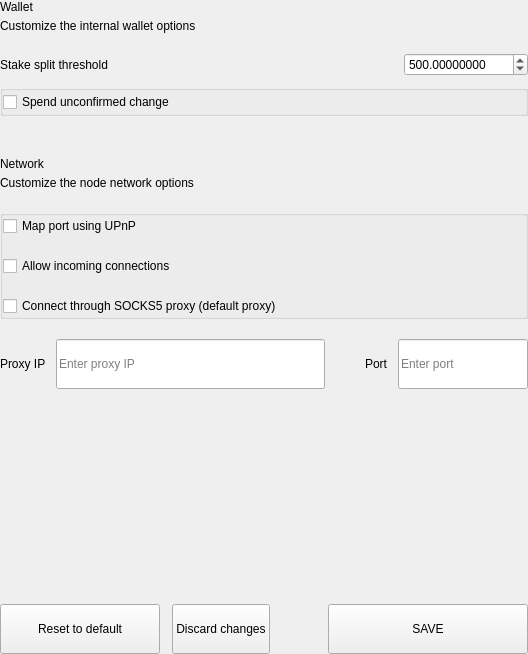
<?xml version="1.0" encoding="UTF-8"?>
<ui version="4.0">
 <class>SettingsWalletOptionsWidget</class>
 <widget class="QWidget" name="SettingsWalletOptionsWidget">
  <property name="geometry">
   <rect>
    <x>0</x>
    <y>0</y>
    <width>528</width>
    <height>654</height>
   </rect>
  </property>
  <property name="windowTitle">
   <string>Form</string>
  </property>
  <layout class="QVBoxLayout" name="verticalLayout">
   <property name="spacing">
    <number>0</number>
   </property>
   <property name="leftMargin">
    <number>0</number>
   </property>
   <property name="topMargin">
    <number>0</number>
   </property>
   <property name="rightMargin">
    <number>0</number>
   </property>
   <property name="bottomMargin">
    <number>0</number>
   </property>
   <item>
    <widget class="QWidget" name="left" native="true">
     <layout class="QVBoxLayout" name="verticalLayout_1">
      <property name="leftMargin">
       <number>0</number>
      </property>
      <property name="topMargin">
       <number>0</number>
      </property>
      <property name="rightMargin">
       <number>0</number>
      </property>
      <property name="bottomMargin">
       <number>0</number>
      </property>
      <item>
       <layout class="QVBoxLayout" name="verticalLayout_2">
        <property name="spacing">
         <number>0</number>
        </property>
        <item>
         <layout class="QHBoxLayout" name="horizontalLayout">
          <property name="spacing">
           <number>0</number>
          </property>
          <item>
           <layout class="QVBoxLayout" name="verticalLayoutTitle">
            <property name="spacing">
             <number>5</number>
            </property>
            <item>
             <widget class="QLabel" name="labelTitle">
              <property name="text">
               <string>Wallet</string>
              </property>
             </widget>
            </item>
            <item>
             <widget class="QLabel" name="labelSubtitle1">
              <property name="text">
               <string>Customize the internal wallet options</string>
              </property>
              <property name="wordWrap">
               <bool>true</bool>
              </property>
             </widget>
            </item>
           </layout>
          </item>
         </layout>
        </item>
        <item>
         <spacer name="verticalSpacer">
          <property name="orientation">
           <enum>Qt::Vertical</enum>
          </property>
          <property name="sizeType">
           <enum>QSizePolicy::Fixed</enum>
          </property>
          <property name="sizeHint" stdset="0">
           <size>
            <width>20</width>
            <height>20</height>
           </size>
          </property>
         </spacer>
        </item>
        <item>
         <layout class="QHBoxLayout" name="horizontalLayout_1">
          <property name="bottomMargin">
           <number>9</number>
          </property>
          <item>
           <widget class="QLabel" name="labelTitleStake">
            <property name="text">
             <string>Stake split threshold</string>
            </property>
           </widget>
          </item>
          <item>
           <spacer name="horizontalSpacer">
            <property name="orientation">
             <enum>Qt::Horizontal</enum>
            </property>
            <property name="sizeHint" stdset="0">
             <size>
              <width>40</width>
              <height>20</height>
             </size>
            </property>
           </spacer>
          </item>
          <item>
           <widget class="QDoubleSpinBox" name="spinBoxStakeSplitThreshold">
            <property name="decimals">
             <number>8</number>
            </property>
            <property name="minimum">
             <double>0.000000000000000</double>
            </property>
            <property name="maximum">
             <double>999999.000000000000000</double>
            </property>
            <property name="value">
             <double>500.000000000000000</double>
            </property>
           </widget>
          </item>
         </layout>
        </item>
        <item>
         <widget class="QGroupBox" name="groupBox">
          <property name="title">
           <string/>
          </property>
          <layout class="QVBoxLayout" name="verticalLayout_3">
           <property name="spacing">
            <number>20</number>
           </property>
           <property name="leftMargin">
            <number>0</number>
           </property>
           <property name="topMargin">
            <number>0</number>
           </property>
           <property name="rightMargin">
            <number>0</number>
           </property>
           <property name="bottomMargin">
            <number>0</number>
           </property>
           <item>
            <widget class="QCheckBox" name="radioButtonSpend">
             <property name="text">
              <string>Spend unconfirmed change</string>
             </property>
            </widget>
           </item>
          </layout>
         </widget>
        </item>
        <item>
         <spacer name="verticalSpacer_1">
          <property name="orientation">
           <enum>Qt::Vertical</enum>
          </property>
          <property name="sizeType">
           <enum>QSizePolicy::Fixed</enum>
          </property>
          <property name="sizeHint" stdset="0">
           <size>
            <width>20</width>
            <height>20</height>
           </size>
          </property>
         </spacer>
        </item>
        <item>
         <widget class="QLabel" name="labelDivider">
          <property name="minimumSize">
           <size>
            <width>0</width>
            <height>1</height>
           </size>
          </property>
          <property name="maximumSize">
           <size>
            <width>16777215</width>
            <height>1</height>
           </size>
          </property>
          <property name="text">
           <string/>
          </property>
         </widget>
        </item>
        <item>
         <spacer name="verticalSpacer_2">
          <property name="orientation">
           <enum>Qt::Vertical</enum>
          </property>
          <property name="sizeType">
           <enum>QSizePolicy::Fixed</enum>
          </property>
          <property name="sizeHint" stdset="0">
           <size>
            <width>20</width>
            <height>20</height>
           </size>
          </property>
         </spacer>
        </item>
        <item>
         <layout class="QHBoxLayout" name="horizontalLayout_2">
          <property name="spacing">
           <number>0</number>
          </property>
          <item>
           <layout class="QVBoxLayout" name="verticalLayoutTitle_1">
            <property name="spacing">
             <number>5</number>
            </property>
            <item>
             <widget class="QLabel" name="labelTitleNetwork">
              <property name="text">
               <string>Network</string>
              </property>
             </widget>
            </item>
            <item>
             <widget class="QLabel" name="labelSubtitleNetwork">
              <property name="text">
               <string>Customize the node network options</string>
              </property>
              <property name="wordWrap">
               <bool>true</bool>
              </property>
             </widget>
            </item>
           </layout>
          </item>
         </layout>
        </item>
        <item>
         <spacer name="verticalSpacer_3">
          <property name="orientation">
           <enum>Qt::Vertical</enum>
          </property>
          <property name="sizeType">
           <enum>QSizePolicy::Fixed</enum>
          </property>
          <property name="sizeHint" stdset="0">
           <size>
            <width>20</width>
            <height>20</height>
           </size>
          </property>
         </spacer>
        </item>
        <item>
         <widget class="QGroupBox" name="groupBox_1">
          <property name="title">
           <string/>
          </property>
          <layout class="QVBoxLayout" name="verticalLayout_4">
           <property name="spacing">
            <number>20</number>
           </property>
           <property name="leftMargin">
            <number>0</number>
           </property>
           <property name="topMargin">
            <number>0</number>
           </property>
           <property name="rightMargin">
            <number>0</number>
           </property>
           <property name="bottomMargin">
            <number>0</number>
           </property>
           <item>
            <widget class="QCheckBox" name="checkBoxMap">
             <property name="text">
              <string>Map port using UPnP</string>
             </property>
            </widget>
           </item>
           <item>
            <widget class="QCheckBox" name="checkBoxAllow">
             <property name="text">
              <string>Allow incoming connections</string>
             </property>
            </widget>
           </item>
           <item>
            <widget class="QCheckBox" name="checkBoxConnect">
             <property name="text">
              <string>Connect through SOCKS5 proxy (default proxy)</string>
             </property>
            </widget>
           </item>
          </layout>
         </widget>
        </item>
        <item>
         <spacer name="verticalSpacer_4">
          <property name="orientation">
           <enum>Qt::Vertical</enum>
          </property>
          <property name="sizeType">
           <enum>QSizePolicy::Fixed</enum>
          </property>
          <property name="sizeHint" stdset="0">
           <size>
            <width>20</width>
            <height>20</height>
           </size>
          </property>
         </spacer>
        </item>
        <item>
         <layout class="QHBoxLayout" name="horizontalLayout_3" stretch="2,0,1">
          <property name="spacing">
           <number>0</number>
          </property>
          <item>
           <layout class="QHBoxLayout" name="horizontalLayout_4">
            <property name="spacing">
             <number>10</number>
            </property>
            <item>
             <widget class="QLabel" name="labelSubtitleProxy">
              <property name="text">
               <string>Proxy IP</string>
              </property>
             </widget>
            </item>
            <item>
             <widget class="QLineEdit" name="lineEditProxy">
              <property name="minimumSize">
               <size>
                <width>0</width>
                <height>50</height>
               </size>
              </property>
              <property name="maximumSize">
               <size>
                <width>16777215</width>
                <height>50</height>
               </size>
              </property>
              <property name="placeholderText">
               <string>Enter proxy IP</string>
              </property>
             </widget>
            </item>
           </layout>
          </item>
          <item>
           <spacer name="horizontalSpacer_1">
            <property name="orientation">
             <enum>Qt::Horizontal</enum>
            </property>
            <property name="sizeHint" stdset="0">
             <size>
              <width>40</width>
              <height>20</height>
             </size>
            </property>
           </spacer>
          </item>
          <item>
           <layout class="QHBoxLayout" name="horizontalLayout_5">
            <property name="spacing">
             <number>10</number>
            </property>
            <item>
             <widget class="QLabel" name="labelSubtitlePort">
              <property name="text">
               <string>Port</string>
              </property>
             </widget>
            </item>
            <item>
             <widget class="QLineEdit" name="lineEditPort">
              <property name="minimumSize">
               <size>
                <width>0</width>
                <height>50</height>
               </size>
              </property>
              <property name="maximumSize">
               <size>
                <width>16777215</width>
                <height>50</height>
               </size>
              </property>
              <property name="placeholderText">
               <string>Enter port</string>
              </property>
             </widget>
            </item>
           </layout>
          </item>
         </layout>
        </item>
        <item>
         <spacer name="verticalSpacer_5">
          <property name="orientation">
           <enum>Qt::Vertical</enum>
          </property>
          <property name="sizeHint" stdset="0">
           <size>
            <width>20</width>
            <height>40</height>
           </size>
          </property>
         </spacer>
        </item>
        <item>
         <layout class="QHBoxLayout" name="horizontalLayout_6">
          <property name="spacing">
           <number>12</number>
          </property>
          <item>
           <widget class="QPushButton" name="pushButtonReset">
            <property name="sizePolicy">
             <sizepolicy hsizetype="Preferred" vsizetype="Fixed">
              <horstretch>0</horstretch>
              <verstretch>0</verstretch>
             </sizepolicy>
            </property>
            <property name="minimumSize">
             <size>
              <width>160</width>
              <height>50</height>
             </size>
            </property>
            <property name="maximumSize">
             <size>
              <width>250</width>
              <height>50</height>
             </size>
            </property>
            <property name="focusPolicy">
             <enum>Qt::NoFocus</enum>
            </property>
            <property name="text">
             <string>Reset to default</string>
            </property>
           </widget>
          </item>
          <item>
           <widget class="QPushButton" name="pushButtonClean">
            <property name="sizePolicy">
             <sizepolicy hsizetype="Preferred" vsizetype="Fixed">
              <horstretch>0</horstretch>
              <verstretch>0</verstretch>
             </sizepolicy>
            </property>
            <property name="minimumSize">
             <size>
              <width>0</width>
              <height>50</height>
             </size>
            </property>
            <property name="maximumSize">
             <size>
              <width>250</width>
              <height>50</height>
             </size>
            </property>
            <property name="focusPolicy">
             <enum>Qt::NoFocus</enum>
            </property>
            <property name="text">
             <string>Discard changes</string>
            </property>
           </widget>
          </item>
          <item>
           <spacer name="horizontalSpacer_2">
            <property name="orientation">
             <enum>Qt::Horizontal</enum>
            </property>
            <property name="sizeType">
             <enum>QSizePolicy::Expanding</enum>
            </property>
            <property name="sizeHint" stdset="0">
             <size>
              <width>40</width>
              <height>20</height>
             </size>
            </property>
           </spacer>
          </item>
          <item>
           <widget class="QPushButton" name="pushButtonSave">
            <property name="sizePolicy">
             <sizepolicy hsizetype="Preferred" vsizetype="Fixed">
              <horstretch>0</horstretch>
              <verstretch>0</verstretch>
             </sizepolicy>
            </property>
            <property name="minimumSize">
             <size>
              <width>200</width>
              <height>50</height>
             </size>
            </property>
            <property name="maximumSize">
             <size>
              <width>200</width>
              <height>50</height>
             </size>
            </property>
            <property name="focusPolicy">
             <enum>Qt::NoFocus</enum>
            </property>
            <property name="text">
             <string>SAVE</string>
            </property>
           </widget>
          </item>
         </layout>
        </item>
       </layout>
      </item>
     </layout>
    </widget>
   </item>
  </layout>
 </widget>
 <resources/>
 <connections/>
</ui>
